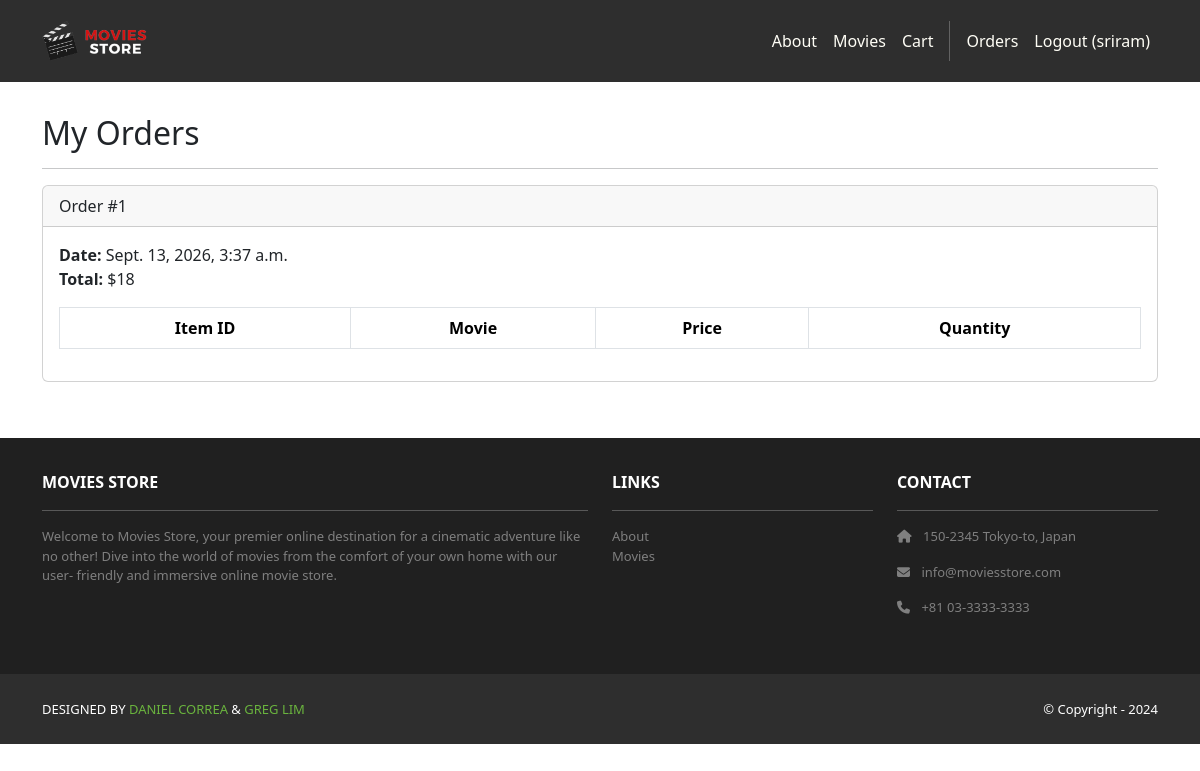
/accounts/orders/ (signed in), run on an earlier commit of the app's database.
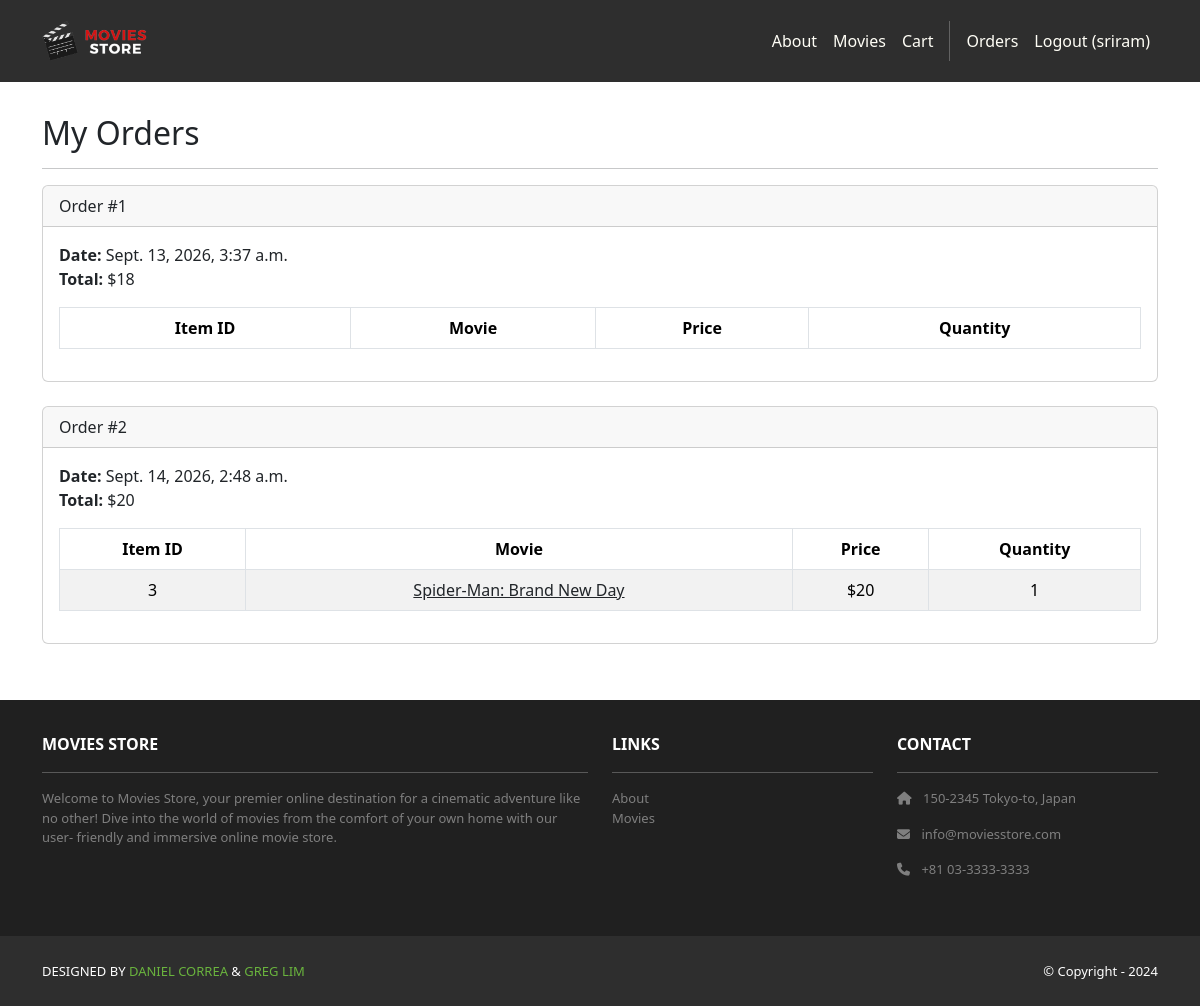
And on a later commit of the database.
### cart/models.py (models this page shows, shortened)
class Order(models.Model):
    id = models.AutoField(primary_key=True)
    total = models.IntegerField()
    date = models.DateTimeField(auto_now_add=True)
    user = models.ForeignKey(User, on_delete=models.CASCADE)

class Item(models.Model):
    id = models.AutoField(primary_key=True)
    price = models.IntegerField()
    quantity = models.IntegerField()
    order = models.ForeignKey(Order, on_delete=models.CASCADE)
    movie = models.ForeignKey(Movie, on_delete=models.CASCADE)

### movies/models.py (models this page shows, shortened)
class Movie(models.Model):
    id = models.AutoField(primary_key=True)
    name = models.CharField(max_length=255)
    price = models.IntegerField()
    description = models.TextField()
    image = models.ImageField(upload_to='movie_images/')

### accounts/views.py (the view)
# urls.py: path('orders/', views.orders, name='accounts.orders'),
@login_required
def orders(request):
    template_data = {}
    template_data['title'] = 'Orders'
    template_data['orders'] = request.user.order_set.all()
    return render(request, 'accounts/orders.html',
        {'template_data': template_data})

### accounts/templates/accounts/orders.html
{% extends 'base.html' %}
{% block content %}
<div class="p-3">
  <div class="container">
    <div class="row mt-3">
      <div class="col mx-auto mb-3">
        <h2>My Orders</h2>
        <hr />
        {% for order in template_data.orders %}
        <div class="card mb-4">
          <div class="card-header">
            Order #{{ order.id }}
          </div>
          <div class="card-body">
            <b>Date:</b> {{ order.date }}<br />
            <b>Total:</b> ${{ order.total }}<br />
            <table class="table table-bordered
              table-striped text-center mt-3">
              <thead>
                <tr>
                  <th scope="col">Item ID</th>
                  <th scope="col">Movie</th>
                  <th scope="col">Price</th>
                  <th scope="col">Quantity</th>
                </tr>
              </thead>
              <tbody>
                {% for item in order.item_set.all %}
                <tr>
                  <td>{{ item.movie.id }}</td>
                  <td>
                    <a class="link-dark"
                      href="{% url 'movies.show' id=item.movie.id %}">
                      {{ item.movie.name }}
                    </a>
                  </td>
                  <td>${{ item.movie.price }}</td>
                  <td>{{ item.quantity }}</td>
                </tr>
                {% endfor %}
              </tbody>
            </table>
          </div>
        </div>
        {% endfor %}
      </div>
    </div>
  </div>
</div>
{% endblock content %}

What changed in the data, as far as the page shows it:
added Order: id "2", date "Sept. 14, 2026, 2:48 a.m.", total "20"
added Item: movie.id "3", movie.name "Spider-Man: Brand New Day", movie.price "20", quantity "1"
